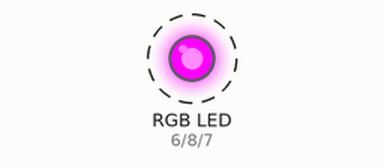
Recording of a sketch running on a simulated Arduino Mega 2560, built with avr-gcc and run on an emulated ATmega2560. Parts: an RGB LED mixed from three pins (HIGH = lit). Dashed ring = blinking.

Above: at 0.5 s.
Timing chart, 0 to 4.6 s (numbered marks = the images above):
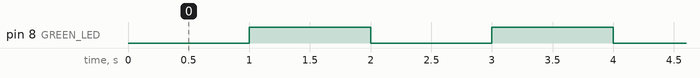

Measured:
- by itself, pin 8 (GREEN_LED): alternates HIGH for 1.0 s and LOW for 1.0 s

The sketch:

Exp1_Blink_RGB.ino
```cpp
/*
 * Exp1_Blink_RGB.ino
 *
 * Aim: With the use of RGB LED, blink one color at a time.
 *
 * Target:        eYFi-Mega dev board (https://products.e-yantra.org/eyfi-mega/)
 * Last modified: 30-06-2022
 * Author:        e-Yantra Team
 *
 * Connections:
 * Red LED    -> PH3 (OC4A) -> Arduino pin 6
 * Blue LED   -> PH4 (OC4B) -> Arduino pin 7
 * Green LED  -> PH5 (OC4C) -> Arduino pin 8
 *
 * Note: All the LEDs are active low.
 */

// macro definitions
#define RED_LED   6
#define BLUE_LED  7
#define GREEN_LED 8

void setup() {
  // set RGB LED pins as Output
  pinMode(RED_LED, OUTPUT);
  pinMode(GREEN_LED, OUTPUT);
  pinMode(BLUE_LED, OUTPUT);

  // turn OFF the LED initially
  digitalWrite(RED_LED, HIGH);
  digitalWrite(GREEN_LED, HIGH);
  digitalWrite(BLUE_LED, HIGH);
}

void loop() {

  // BLUE color


  // RED color


  // GREEN color
  digitalWrite(GREEN_LED, LOW);
  delay(1000);
  digitalWrite(GREEN_LED, HIGH);
  delay(1000);
}
```
